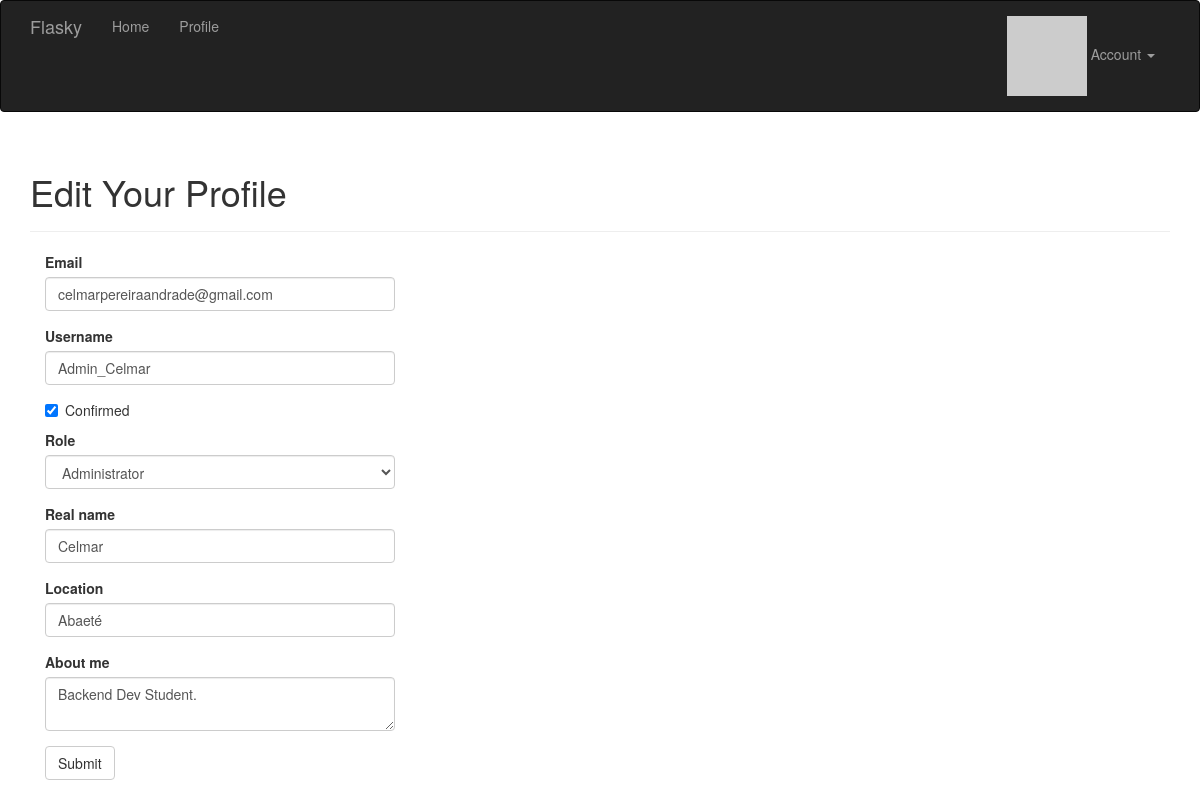
The page /edit-profile/1 (signed in) on the database its author committed.
### app/models.py (models this page shows, shortened)
class User(UserMixin, db.Model):
    __tablename__ = "users"
    id: Mapped[int] = mapped_column(primary_key=True)
    email: Mapped[str] = mapped_column(unique=True, index=True)
    username: Mapped[str] = mapped_column(unique=True, index=True)
    role_id: Mapped[int] = mapped_column(ForeignKey("roles.id"), nullable=True)
    password_hash: Mapped[str] = mapped_column(nullable=False)
    confirmed: Mapped[bool] = mapped_column(default=False)
    name: Mapped[str | None] = mapped_column()
    location: Mapped[str | None] = mapped_column()
    about_me: Mapped[str | None] = mapped_column(Text)
    member_since: Mapped[datetime] = mapped_column(DateTime(timezone=True), default=lambda: datetime.now(UTC))
    last_seen: Mapped[datetime] = mapped_column(DateTime(timezone=True), default=lambda: datetime.now(UTC))
    avatar_hash: Mapped[str | None] = mapped_column()
    posts: DynamicMapped["Post"] = relationship(back_populates="author", lazy="dynamic")
    @property
    def password(self) -> None:
        raise AttributeError("password is not a readable attribute")
    def can(self, perm: int) -> bool:
        return self.role is not None and self.role.has_permission(perm)
    def ping(self) -> None:
        self.last_seen = datetime.now(UTC)
        db.session.add(self)
        db.session.commit()
    def gravatar(self, size: int = 100, default: str = "identicon", rating: str = "g") -> str:
        url: str = "https://secure.gravatar.com/avatar"
        hash_avatar: str = self.avatar_hash or self.gravatar_hash()
        return f"{url}/{hash_avatar}?s={size}&d={default}&r={rating}'."

### app/main/views.py (the view, shortened to what this page needs)
@main.route("/edit-profile/<int:id>", methods=["GET", "POST"])
@login_required
@admin_required
def edit_profile_admin(id: int):
    user: User = User.query.get_or_404(id)
    form: EditProfileAdminForm = EditProfileAdminForm(user=user)
    form.email.data = user.email
    form.username.data = user.username
    form.confirmed.data = user.confirmed
    form.role.data = user.role_id
    form.name.data = user.name
    form.location.data = user.location
    form.about_me.data = user.about_me
    return render_template("edit_profile.html", form=form, user=user)

### app/main/forms.py (shortened to what this page needs)
class EditProfileAdminForm(FlaskForm):
    email = StringField("Email", validators=[DataRequired(), Length(1, 64), Email()])
    username = StringField("Username", validators=[DataRequired(), Length(1, 64),
                            Regexp("^[A-Za-z][A-Za-z0-9_.]*$", 0,
                                   "Usernames must have only letters, numbers, dots or underscores")])
    confirmed = BooleanField("Confirmed")
    role = SelectField("Role", coerce=int)
    name = StringField("Real name", validators=[Length(0, 64)])
    location = StringField("Location", validators=[Length(0, 64)])
    about_me = TextAreaField("About me")
    submit = SubmitField("Submit")
    def __init__(self, user, *args, **kwargs) -> None:
        super().__init__(*args, **kwargs)
        self.role.choices = [(role.id, role.name) for role in Role.query.order_by(Role.name).all()]
        self.user = user

### app/auth/views.py (called while the page is built)
@auth.before_app_request
def before_request():
    if current_user.is_authenticated:
        current_user.ping()
        if not current_user.confirmed and request.blueprint != "auth" and request.endpoint != "static":
            return redirect(url_for("auth.unconfirmed"))
    return None

### app/main/__init__.py (called while the page is built)
@main.app_context_processor
def inject_permissions():
    return dict(Permission=Permission)

### app/models.py (called while the page is built)
@login_manager.user_loader
def load_user(user_id) -> User |  None:
    return db.session.get(User, int(user_id))

    def has_permission(self, perm):
        return self.permissions & perm == perm

### app/templates/edit_profile.html (shortened to what this page needs)
{% extends "base.html" %}
{% import "bootstrap/wtf.html" as wtf %}
{% block page_content %}
<div class="page-header">
    <h1>Edit Your Profile</h1>
</div>
<div class="col-md-4">
    {{ wtf.quick_form(form) }}
</div>
{% endblock %}

### rows shown on the page
User: email "celmarpereiraandrade@gmail.com", username "Admin_Celmar", confirmed "☑", role "Administrator", name "Celmar", location "Abaeté", about_me "Backend Dev Student."
